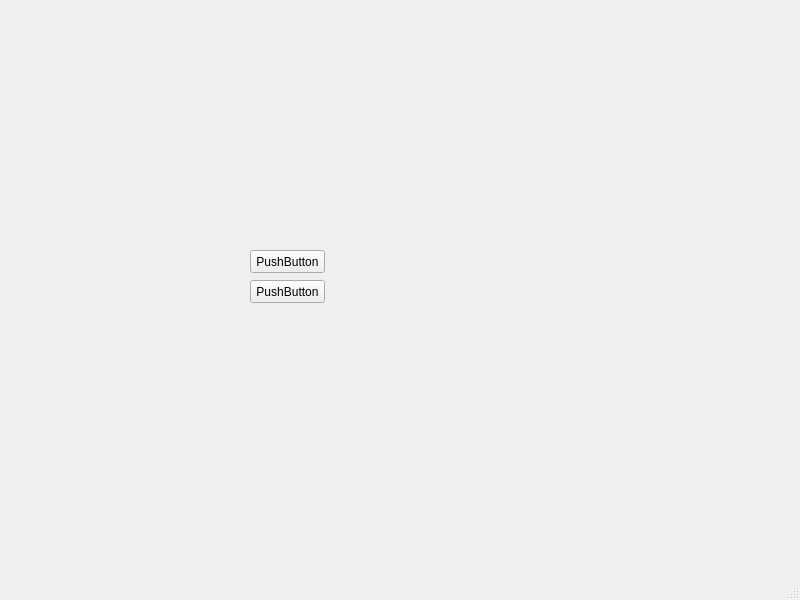
<?xml version="1.0" encoding="UTF-8"?>
<ui version="4.0">
 <class>MainWindow</class>
 <widget class="QMainWindow" name="MainWindow">
  <property name="geometry">
   <rect>
    <x>0</x>
    <y>0</y>
    <width>800</width>
    <height>600</height>
   </rect>
  </property>
  <property name="windowTitle">
   <string>MainWindow</string>
  </property>
  <widget class="QWidget" name="centralwidget">
   <widget class="QPushButton" name="pushButton">
    <property name="geometry">
     <rect>
      <x>250</x>
      <y>250</y>
      <width>75</width>
      <height>23</height>
     </rect>
    </property>
    <property name="text">
     <string>PushButton</string>
    </property>
   </widget>
   <widget class="QPushButton" name="pushButton_2">
    <property name="geometry">
     <rect>
      <x>250</x>
      <y>280</y>
      <width>75</width>
      <height>23</height>
     </rect>
    </property>
    <property name="text">
     <string>PushButton</string>
    </property>
   </widget>
  </widget>
  <widget class="QMenuBar" name="menubar">
   <property name="geometry">
    <rect>
     <x>0</x>
     <y>0</y>
     <width>800</width>
     <height>21</height>
    </rect>
   </property>
  </widget>
  <widget class="QStatusBar" name="statusbar"/>
 </widget>
 <resources/>
 <connections/>
</ui>
